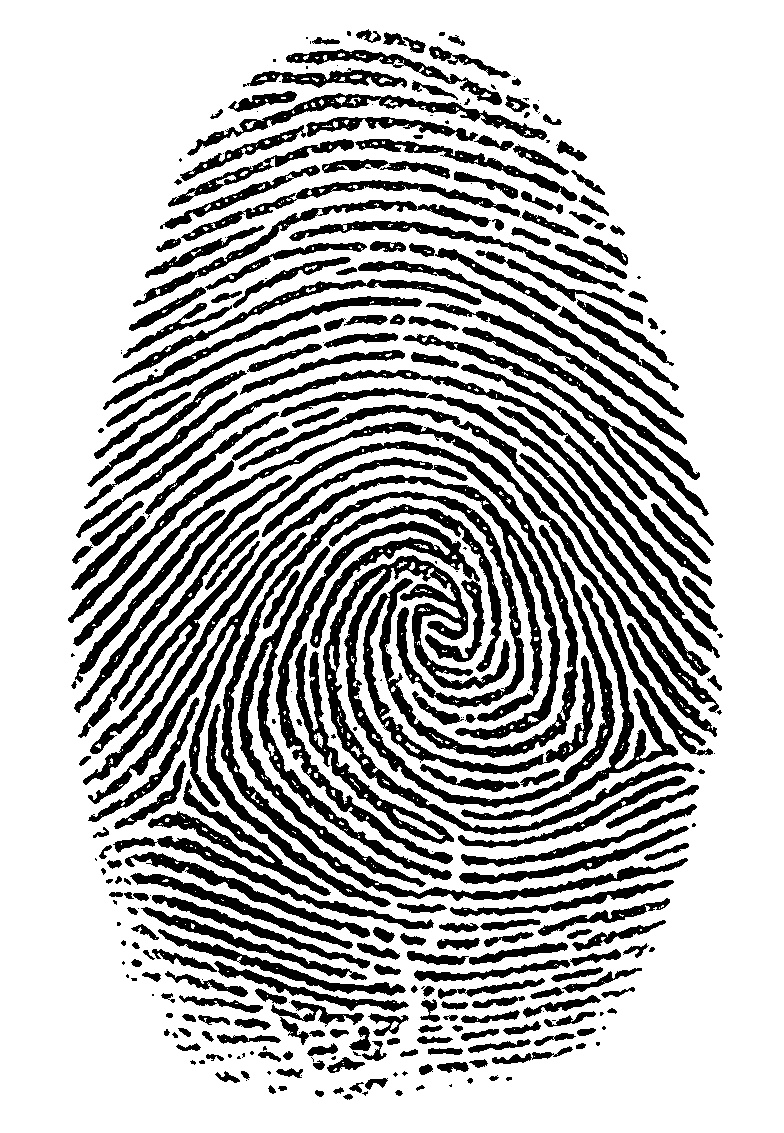
#> input picture testes-algoritmos-TG/bla.jpg, 784 x 1133 px
$ python Skeletonization.py
#> lines starting #> are read from the running program, lines starting #| are printed output that depends on the picture; after the words box and inside, x2 and y2 are one past the last pixel; in counts of white or black regions, pixels touching at a corner belong together
import cv2
import numpy as np

img = cv2.imread('bla.jpg',0)
#> img is the input picture: shape (1133, 784); min 0, max 255, mean 185
size = np.size(img)
#> size = 888272
skel = np.zeros(img.shape,np.uint8)

ret,img = cv2.threshold(img,127,255,0)
#> img: shape (1133, 784); 72.6% white; 342 black regions (92 under 20 px), largest, box (x1, y1, x2, y2) and area: (323, 525, 695, 835) 15215, (78, 441, 595, 774) 13354, (221, 491, 688, 901) 10604
element = cv2.getStructuringElement(cv2.MORPH_CROSS,(3,3))
done = False

while( not done):
    eroded = cv2.erode(img,element)
    temp = cv2.dilate(eroded,element)
    temp = cv2.subtract(img,temp)
    skel = cv2.bitwise_or(skel,temp)
    img = eroded.copy()

    zeros = size - cv2.countNonZero(img)
    if zeros==size:
        done = True
#> this loop made 343 passes
#> zeros on passes 1 to 3: 311821, 375153, 435664
#> pass 1, `eroded = cv2.erode(img,element)`:
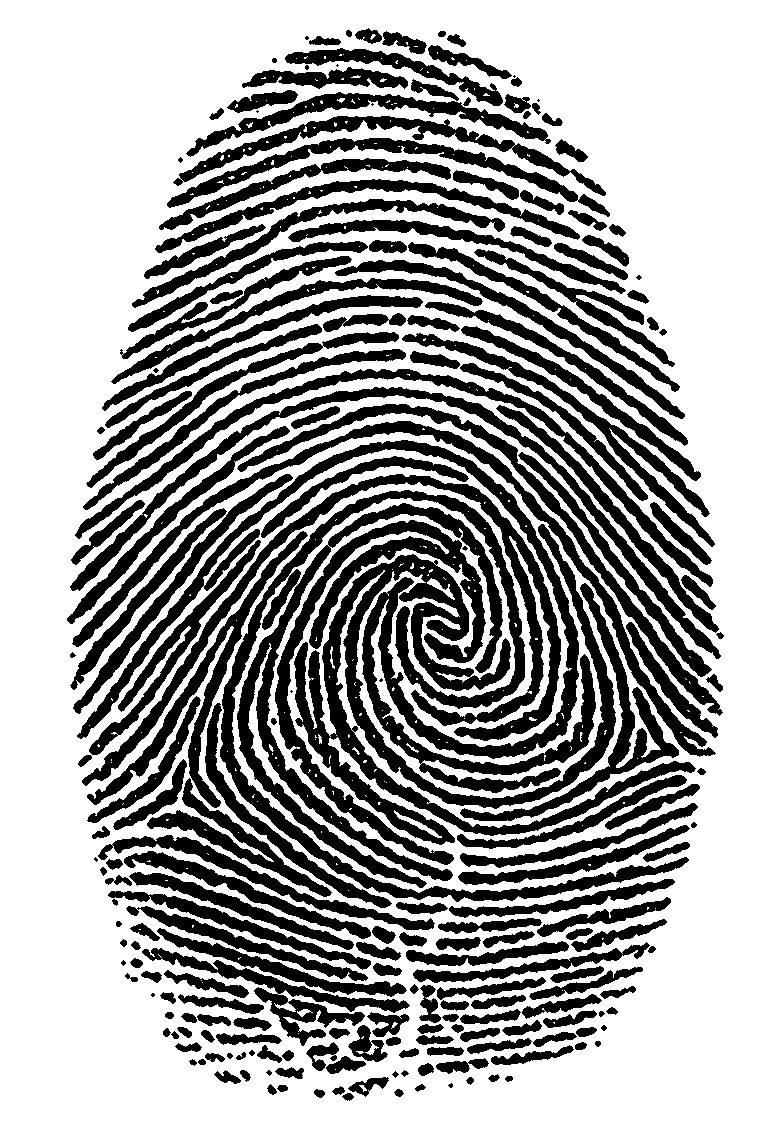
#> eroded: shape (1133, 784); 64.9% white; 224 black regions (17 under 20 px), largest, box (x1, y1, x2, y2) and area: (294, 524, 696, 845) 23660, (77, 440, 596, 793) 18753, (220, 490, 689, 902) 13932
#> pass 1, `temp = cv2.dilate(eroded,element)`:
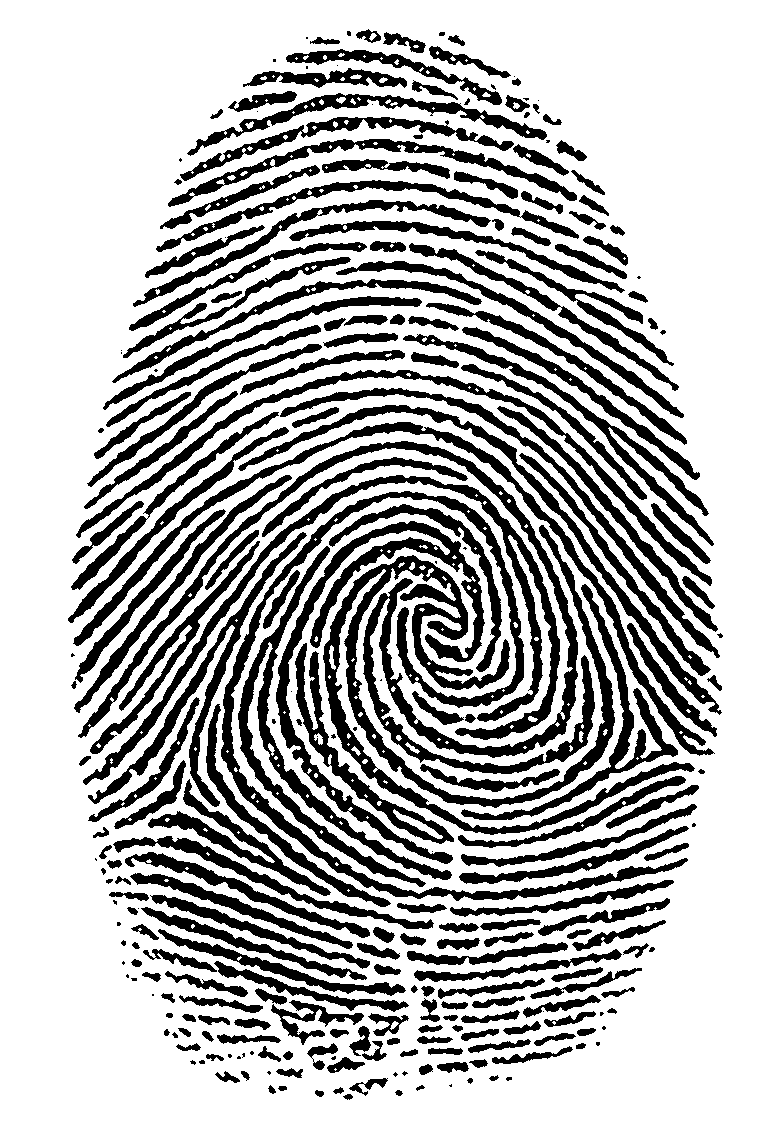
#> temp: shape (1133, 784); 72.1% white; 273 black regions (54 under 20 px), largest, box (x1, y1, x2, y2) and area: (323, 525, 695, 835) 15537, (78, 441, 595, 774) 13595, (221, 491, 688, 901) 10773
#> pass 1, `temp = cv2.subtract(img,temp)`:
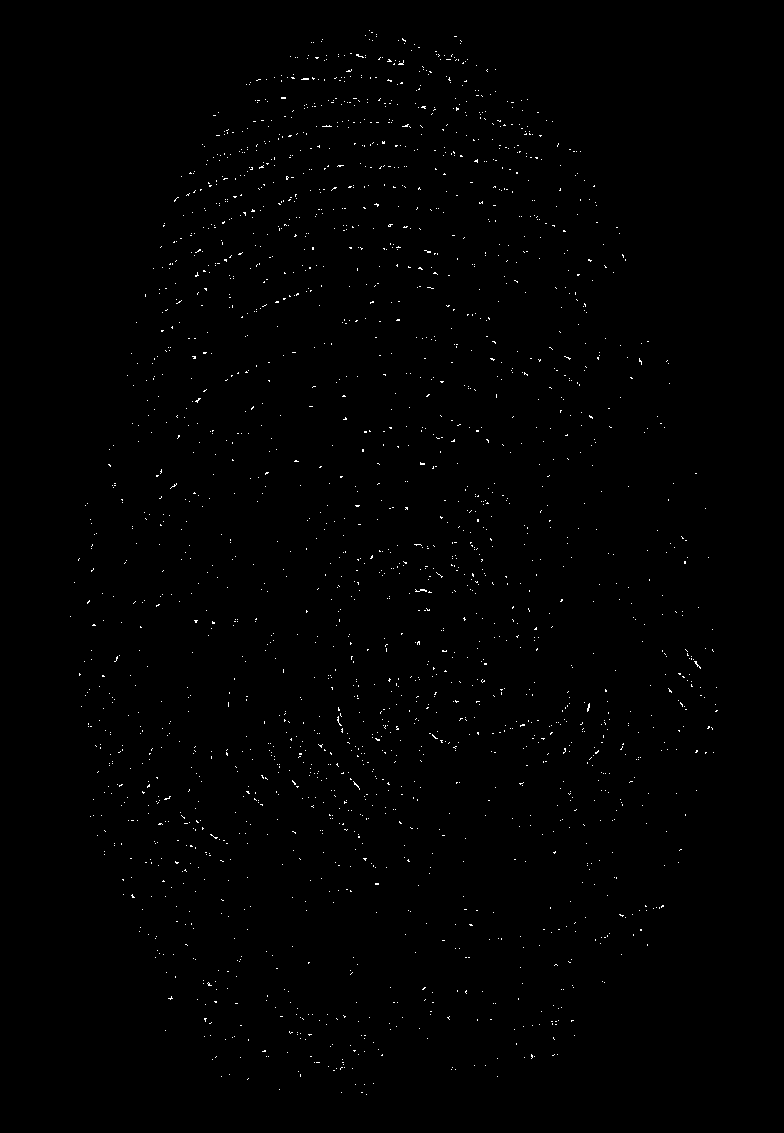
#> temp: shape (1133, 784); 0.49% white in thin lines or dots, all inside (x1, y1, x2, y2) = (70, 30, 718, 1095)
#> pass 2, `eroded = cv2.erode(img,element)`:
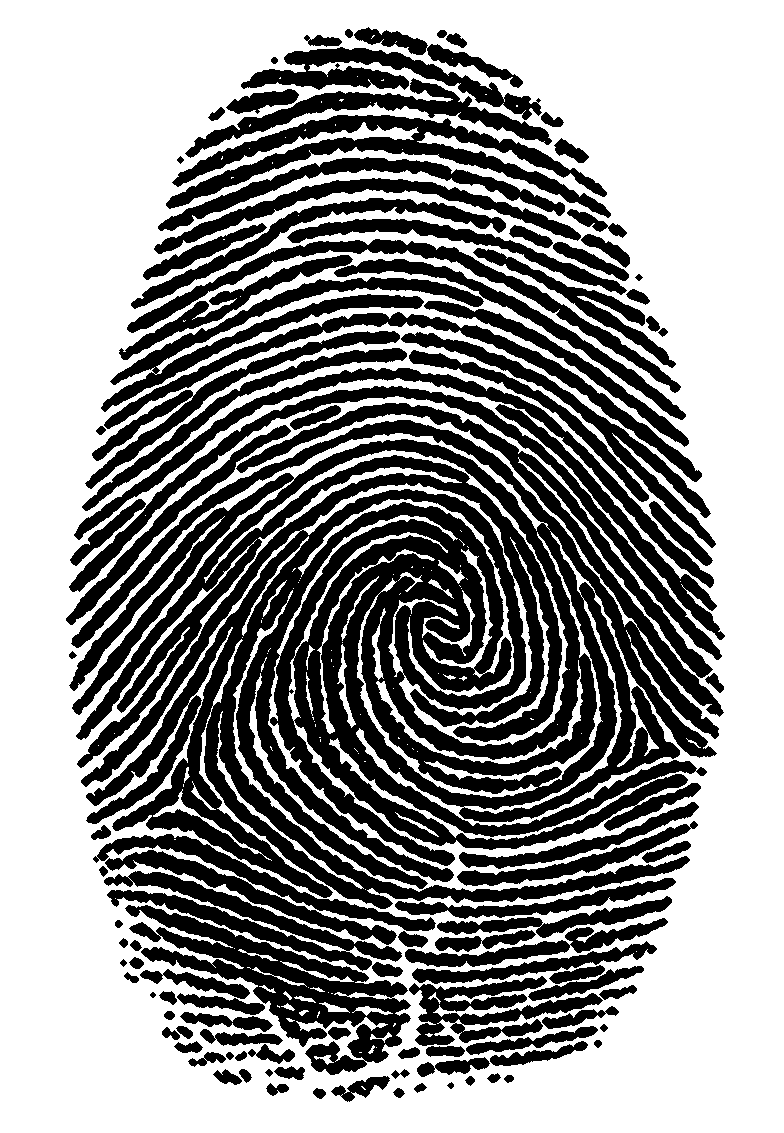
#> eroded: shape (1133, 784); 57.8% white; 112 black regions, largest, box (x1, y1, x2, y2) and area: (69, 403, 724, 909) 171107, (125, 905, 411, 1075) 14695, (166, 115, 611, 218) 11751
#> after the loop: eroded: shape (1133, 784); every value is 0
#> after the loop:
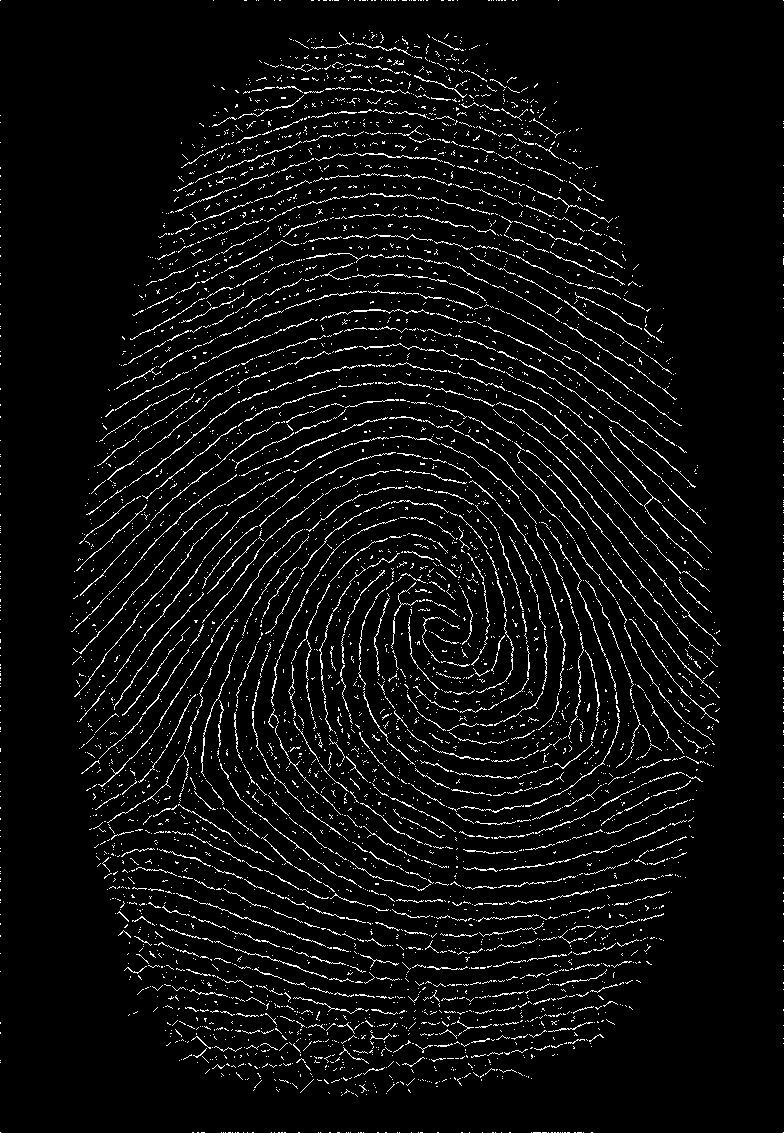
#> skel: shape (1133, 784); 5% white in thin lines or dots


cv2.imwrite('bla-skeletonization.jpg',skel)

$ run again, with testes-algoritmos-TG/img1.jpg copied over testes-algoritmos-TG/bla.jpg
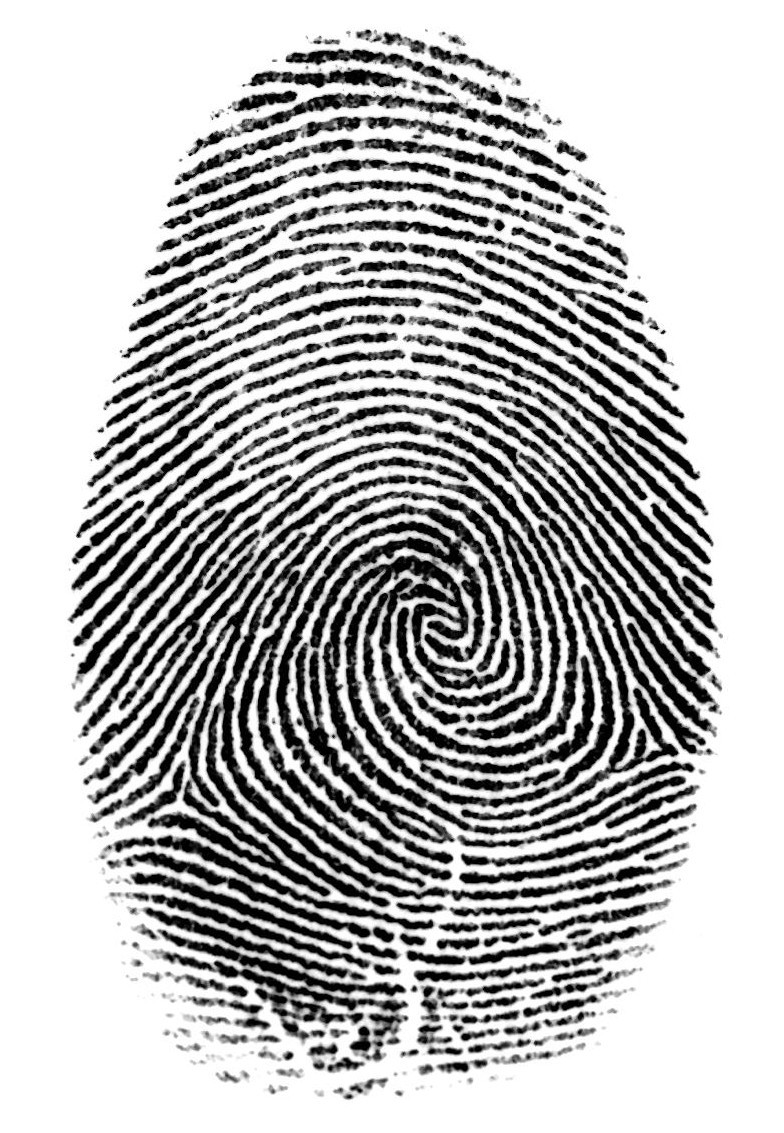
#> input picture testes-algoritmos-TG/img1.jpg, 784 x 1133 px
#> img is the input picture: shape (1133, 784); min 0, max 255, mean 184.2
#> size = 888272
#> `ret,img = cv2.threshold(img,127,255,0)`:
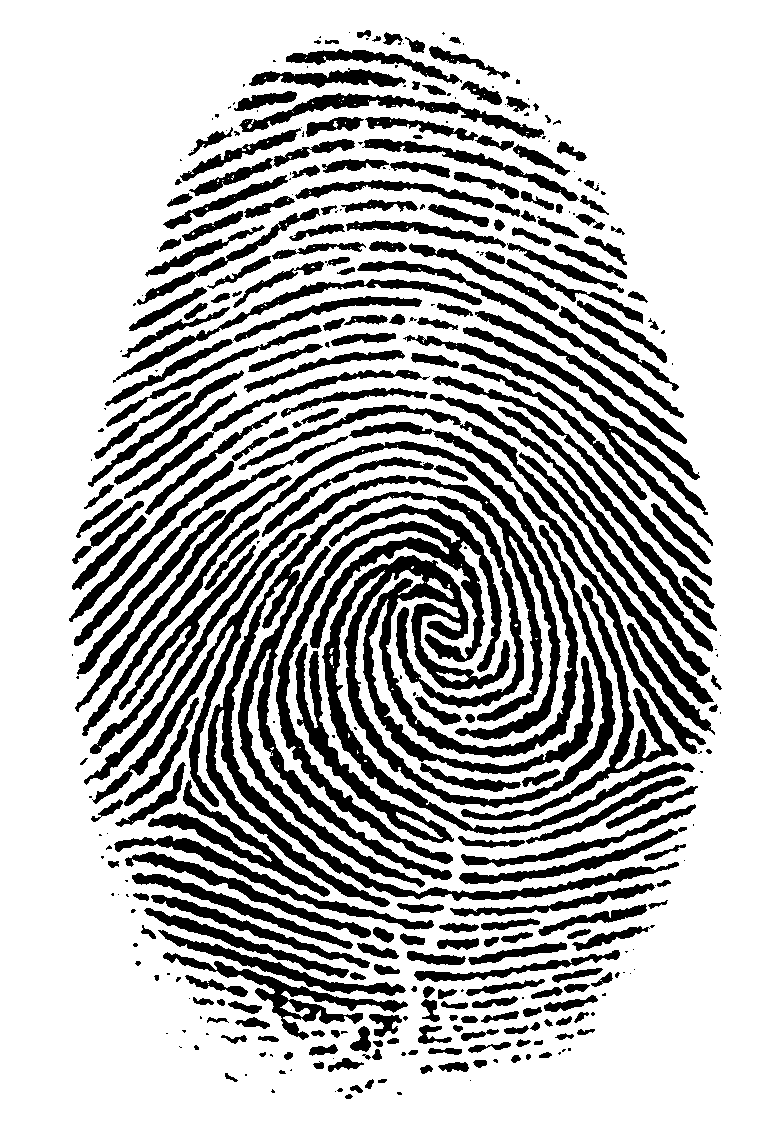
#> img: shape (1133, 784); 72.5% white; 383 black regions (134 under 20 px), largest, box (x1, y1, x2, y2) and area: (82, 441, 695, 835) 30360, (206, 491, 679, 907) 14216, (276, 504, 502, 864) 11660
#> the loop `while( not done):` made 344 passes
#> zeros on passes 1 to 3: 305632, 366088, 424328
#> after the loop `while( not done):`:
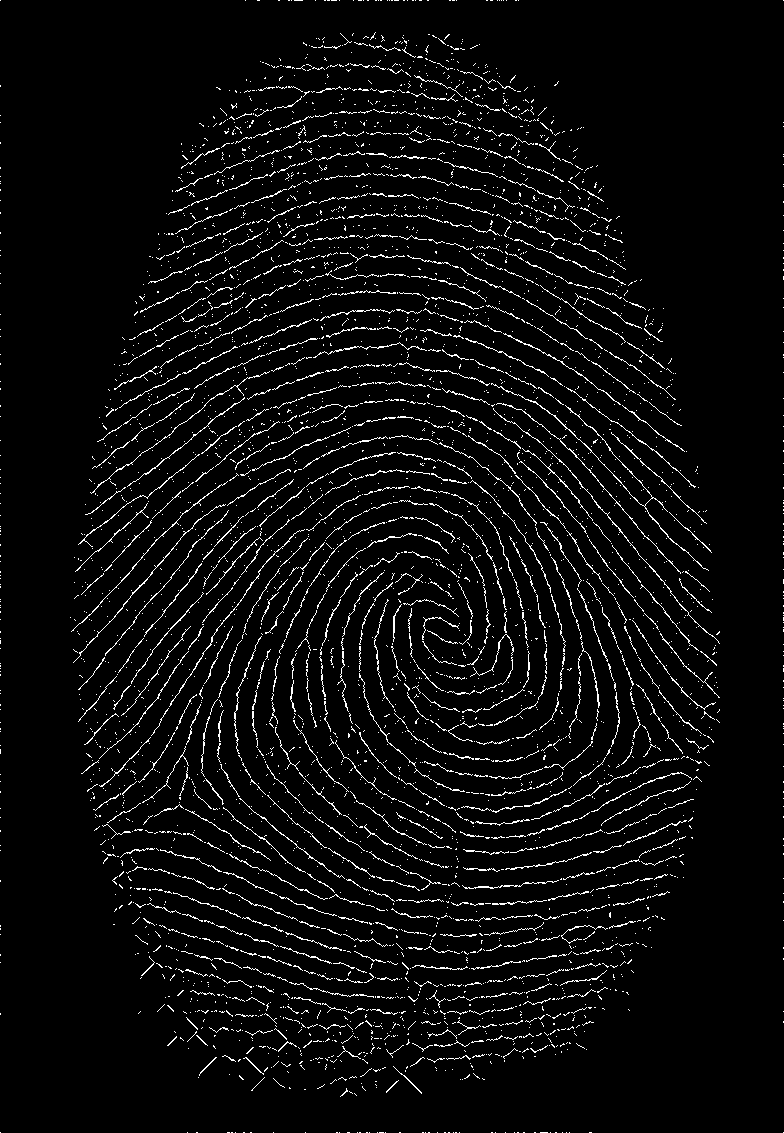
#> skel: shape (1133, 784); 4.5% white in thin lines or dots
